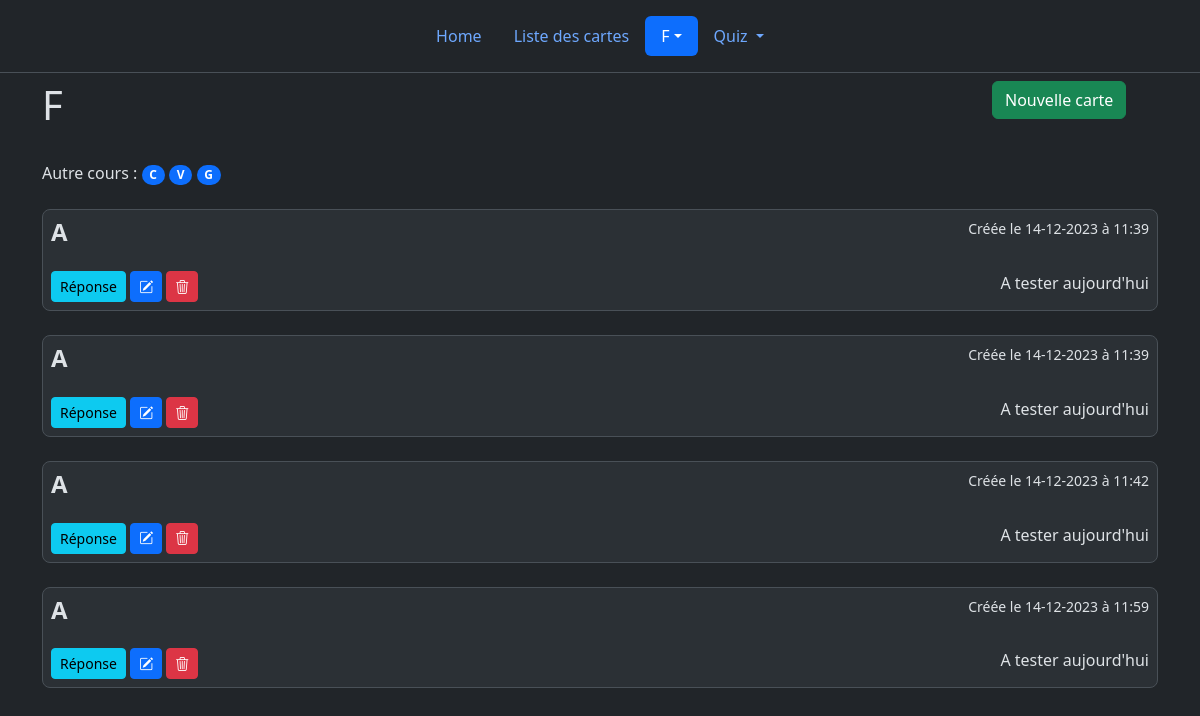
/cours/F, run on an earlier commit of the app's database.
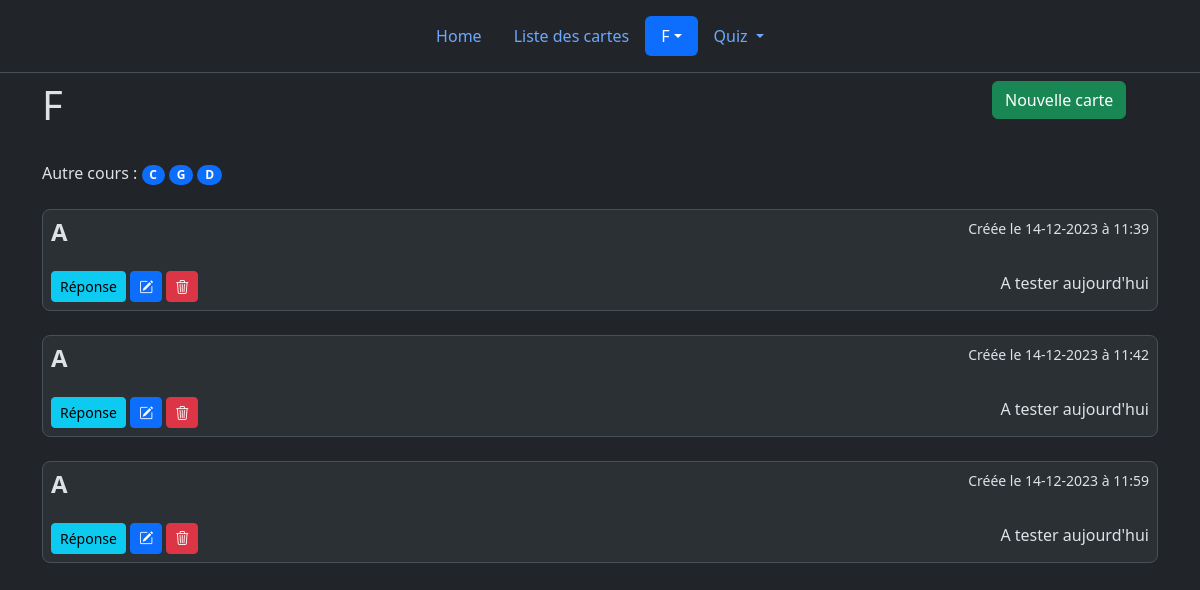
And on a later commit of the database.
### app.py (models this page shows, shortened)
class Cards(db.Model):
	id = db.Column(db.Integer, primary_key=True)
	course = db.Column(db.String(50), nullable=False)
	question = db.Column(db.Text, nullable=False)
	answer = db.Column(db.Text, nullable=False)
	date_created = db.Column(db.DateTime, nullable=False, default=datetime.now)
	interval = db.Column(db.Integer, nullable=False, default=1)
	date_rev = db.Column(db.DateTime, nullable=False, default=datetime.now)
	last_rev = db.Column(db.DateTime, nullable=False, default=datetime.now)

### app.py (the view)
@app.route("/cours/<course>", methods=["GET", "POST"])
def course(course):
	if request.method == "POST":
		card_question = request.form["question"]
		card_question = card_question[0].upper() + card_question[1:]
		card_answer = request.form["answer"]
		card_answer = card_answer[0].upper() + card_answer[1:]
		card_course = request.form["course"]
		card_course = card_course[0].upper() + card_course[1:]
		new_card = Cards(question=card_question, answer=card_answer, course=card_course)
		db.session.add(new_card)
		db.session.commit()
		return redirect(str("/cours/")+course)
	else:
		all_cards = Cards.query.filter(Cards.course == course).order_by(Cards.date_rev.asc()).all()
		if len(all_cards):
		    return custom_render_template("course.html", cards=all_cards, currentc=course)
		else:
		    return redirect("/carte")

### app.py (called while the page is built)
def custom_render_template(template_name_or_list, **kwargs):
    common_variables = {
        'courselist': Cards.query.with_entities(Cards.course),
        'hour': datetime.now().replace(hour=19, minute=0, second=0),
        'now': datetime.now(),
        'today': datetime.now().date(),
        'tomorrow': datetime.now().date() + timedelta(days=1)
    }
    kwargs.update(common_variables)
    return render_template(template_name_or_list, **kwargs)

### templates/course.html (shortened to what this page needs)
{% extends 'base.html' %}
{% set active_page = "Rev" %}
{% block body %}
	<div class="row mt-2">
		<div class="col-10">
		    <h1>{{ currentc }}</h1>
		</div>
		<div class="col-2">
    		<a class="btn btn-success" href="/carte/new/{{ currentc }}">Nouvelle carte</a>
		</div>
	</div>
    <br>
    {% if cards %}
    	{% if courselist|unique|list|count > 1 %}
Autre cours :
			{% for course in courselist|unique %}
			{% if course.course != currentc %}
			<a style="text-decoration:none" class="badge text-bg-primary rounded-pill" href="/cours/{{ course['course'] }}">{{ course['course'] }}</a>
			{% endif %}
			{% endfor %}
		{% endif %}
			<br><br>
    {% for card in cards %}
    	<div class="bg-body-tertiary border rounded-3 p-2"><small style="float:right;" >Créée le {{ card['date_created'].strftime('%d-%m-%Y à %H:%M')}}</small>
	        <h4 class="fw-bold mb-0">{{ card['question'] }}</h4>
			  <br>
			  <span style="float:right;"> A tester {% if card.date_rev.date() > today %} le  {{ card.date_rev.strftime('%d-%m-%Y')}} {% elif card.date_rev.date() <= today %} aujourd'hui {% endif %} </span>
			  <a class="btn btn-info btn-sm" id ="buttonans{{ card['id'] }}" onclick="actionQR('{{ card['id'] }}');">Réponse</a>
			  <a class="btn btn-primary btn-sm" href="/{{ currentc }}/edit/{{ card['id'] }}"><i class="bi bi-pencil-square"></i></a>
	        <a class="btn btn-danger btn-sm" href="/{{ currentc }}/delete/{{ card['id'] }}"><i class="bi bi-trash3"></i></a>
	    </div>
	    <br>
    {% endfor %}
    {% else %}
    <b> Vous n'avez pas encore de carte ! </b>
    {% endif %}
{% endblock %}

What changed in the data, as far as the page shows it:
removed Cards: date_created "14-12-2023 à 11:39", question "A", shows "aujourd'hui"
Also different on the page:
new list line: "D"
list line gone: "V"
